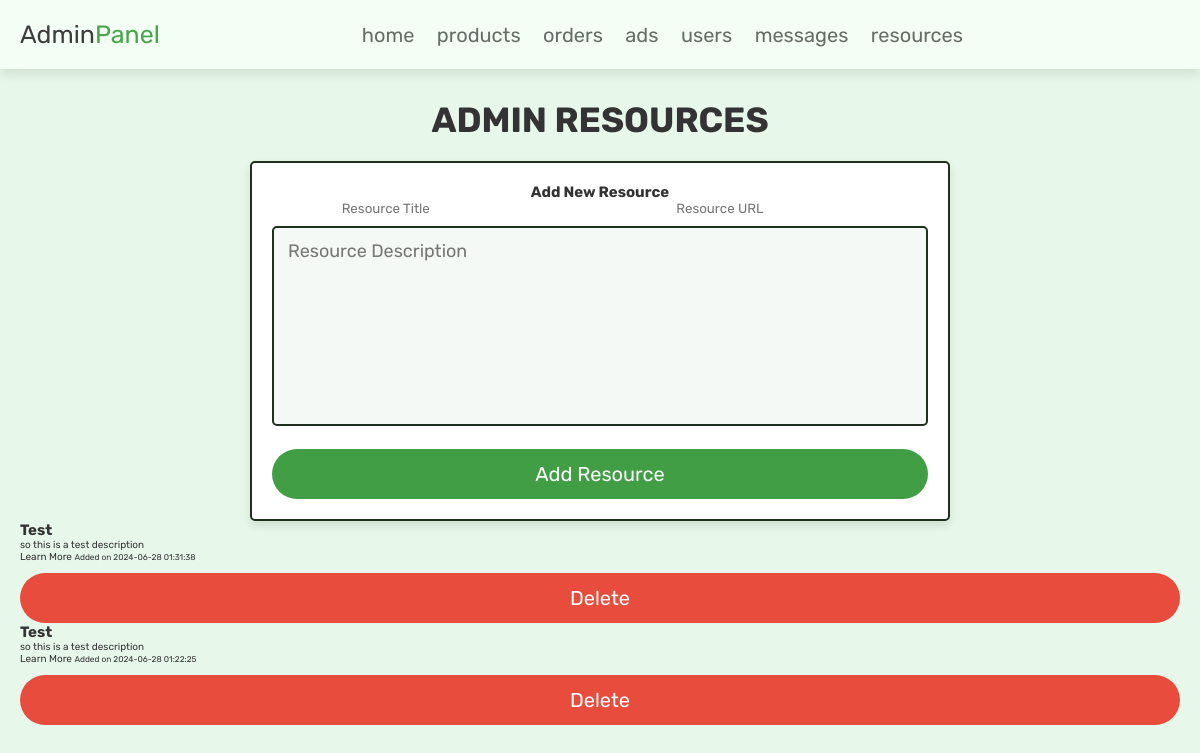
/admin_resources.php (signed in), run on the app's committed database.
### tables this page shows
CREATE TABLE `resources` (
  `id` int NOT NULL,
  `title` varchar(255) NOT NULL,
  `description` text NOT NULL,
  `url` varchar(255) DEFAULT NULL,
  `created_at` timestamp NOT NULL DEFAULT CURRENT_TIMESTAMP
);

### admin_resources.php (the view, shortened to what this page needs)
<?php
@include 'config.php';
$resources_query = $conn->prepare("SELECT * FROM resources ORDER BY created_at DESC");
$resources_query->execute();
$resources = $resources_query->fetchAll(PDO::FETCH_ASSOC);
?>
<!DOCTYPE html>
<html lang="en">
<head>
    <link rel="stylesheet" href="css/admin_style.css">
</head>
<body>
<?php include 'admin_header.php'; ?>
<section class="resources">
    <h1 class="title">Admin Resources</h1>
    <form action="" method="post" class="add-resource">
        <h2>Add New Resource</h2>
        <div class="flex">
         <div class="inputBox">
        <input type="text" name="title" placeholder="Resource Title" required>
         </div>
        <div class="inputBox">
        <input type="text" name="url" placeholder="Resource URL">
         </div>
        </div>
        <textarea name="description" placeholder="Resource Description" class="box" required></textarea>
        <input type="submit" name="add_resource" value="Add Resource" class="btn">
    </form>
    <div class="resource-list">
        <?php foreach ($resources as $resource) { ?>
            <div class="resource">
                <h2><?= $resource['title']; ?></h2>
                <p><?= $resource['description']; ?></p>
                <?php if ($resource['url']) { ?>
                    <a href="<?= $resource['url']; ?>" target="_blank">Learn More</a>
                <?php } ?>
                <small>Added on <?= $resource['created_at']; ?></small>
                <a href="admin_resources.php?delete=<?= $resource['id']; ?>" class="delete-btn" onclick="return confirm('Delete this resource?');">Delete</a>
            </div>
        <?php } ?>
    </div>
</section>
</body>
</html>

### css/admin_style.css (style rules this page uses)
.resources form { max-width: 70rem; padding:2rem; margin:0 auto; text-align: center; border:var(--border); box-shadow: var(--box-shadow); background-color: var(--white); border-radius: .5rem; }
.resources form .flex { display: flex; justify-content: space-between; flex-wrap: wrap; }
.resources form .flex .inputBox { width: 49%; }
.resources form .box { width: 100%; margin:1rem 0; padding:1.2rem 1.4rem; font-size: 1.8rem; color:var(--black); border-radius: .5rem; background-color: var(--light-bg); border:var(--border); }
.resources form textarea { height: 20rem; resize: none; }

### css/components.css (style rules this page uses)
:root { --green:#48a54b; --othergreen:#27ae60; --orange:#f39c12; --red:#e74c3c; --black:#333; --logoblack:#3D3D3D; --light-color:#666C66; --white:#fff; --light-bg:#f4f9f5; --mid-green: #ddeedd; --light-gr:#e7f8ea; --header: #f3fff5; --fr-green: #1d311d; --border:.2rem solid var(--fr-green); --box-shadow:0 .5rem 1rem rgba(0,0,0,.1); }
* { font-family: 'Rubik', sans-serif; margin: 0; padding:0; box-sizing: border-box; outline: none; border:none; text-decoration: none; color:var(--black); }
body { background-color: var(--light-gr); }
html { font-size: 62.5%; overflow-x: hidden; scroll-behavior: smooth; scroll-padding-top: 6.5rem; }
section { padding:3rem 2rem; max-width: 1365px; margin:0 auto; }
.btn, .delete-btn, .option-btn { display: block; width: 100%; margin-top: 1rem; border-radius: 5rem; color:var(--white); font-size: 2rem; padding:1.3rem 3rem; text-transform: capitalize; cursor: pointer; text-align: center; }
.btn { background: linear-gradient(to right, #419e44, #419e44, #419e44); }
.delete-btn { background-color: var(--red); }
.title { text-align: center; margin-bottom: 2rem; text-transform: uppercase; color:var(--black); font-size: 3.5rem; }

### data on the page
resources: title "Test", description "so this is a test description", created_at "2024-06-28 01:31:38"
resources: title "Test", description "so this is a test description", created_at "2024-06-28 01:22:25"
